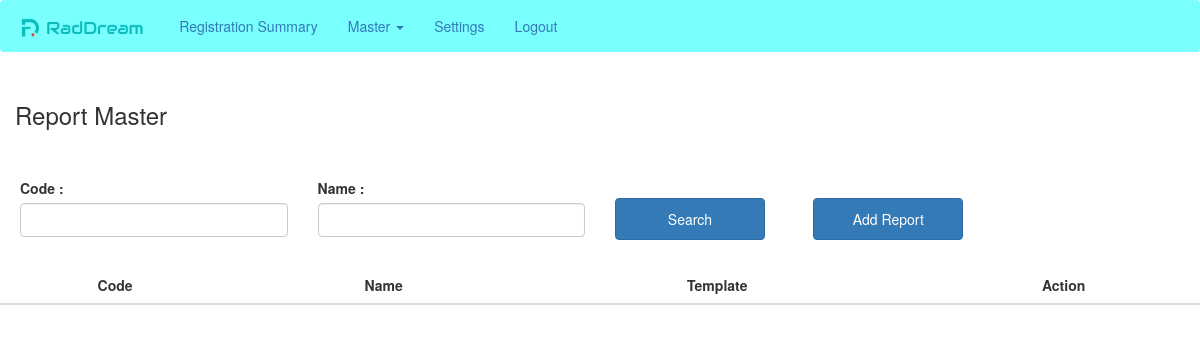
The app's page /reportmaster, older data.
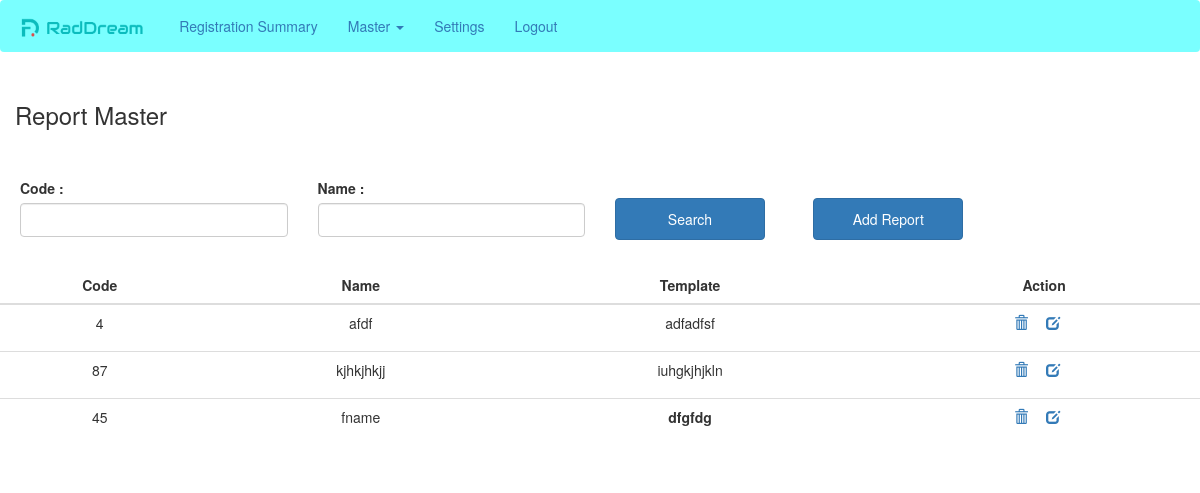
The same page, newer data.
### hospitalapp/models.py (models this page shows, shortened)
class Report_db(models.Model):
    Reportcode=models.IntegerField()
    ReportName=models.CharField(max_length=20)
    Template = RichTextField()

### hospitalapp/views.py (the view, shortened to what this page needs)
# urls.py: path('reportmaster',views.reportmaster_page,name='reportmaster'),
def reportmaster_page(request):
    obj=Report_db.objects.all()
    return render(request,'reportmaster.html',{'keys':obj})

### hospitalapp/templates/reportmaster.html (shortened to what this page needs)
{% extends 'base.html' %}
{% block content %}
<div class="row">
    <div class='col-md-3'>
        <h3>Report Master</h3>
    </div>
</div>
<div class="container">
    <div class="row">
        <form action="" method='post'>
        <div class="col-md-3">
            <div class="form-group">
                <label for="from">Code : </label>
                <input type="text" class="form-control" id="from" name='code'>
            </div>
        </div>
        <div class="col-md-3">
            <div class="form-group">
                <label for="to">Name : </label>
                <input type="text" class="form-control" id="to" name='name'>
            </div>
        </div>
        <div class="col-md-2">
            <br>
            <input type='submit' class='btn btn-primary addpatient-btn' value="Search">
        </div>
        <div class="col-md-2">
            <br>
            <a href="{% url 'addreport' %}"><button class='btn btn-primary addpatient-btn'>Add
                Report</button></a>
        </div>
        </form>
    </div>
</div>
</div>
<div class="row">
    <div class="table-responsive">
        <table class="table">
            <thead>
                <tr>
                    <th>Code</th>
                    <th>Name</th>
                    <th>Template</th>
                    <th>Action</th>
                </tr>
            </thead>
            <tbody>
                {% for detail in keys %}
                <tr>
                    <td>{{detail.Reportcode}}</td>
                    <td>{{detail.ReportName}}</td>
                    <td>{{detail.Template|safe}}</td>
                    <td>
                        <a href="{% url 'deletereport' code=detail.Reportcode %}"><span
                                class="glyphicon glyphicon-trash">&nbsp;</span></a>
                        <a href="{% url 'editreport' code=detail.Reportcode %}"><span
                                class="glyphicon glyphicon-edit">&nbsp;</span></a>
                    </td>
                </tr>
                {% endfor %}
            </tbody>
        </table>
    </div>
</div>
{% endblock%}

Row changes from the older to the newer data that the page shows:
added Report_db: Reportcode "4", ReportName "afdf", Template "adfadfsf"
added Report_db: Reportcode "87", ReportName "kjhkjhkjj", Template "iuhgkjhjkln"
added Report_db: Reportcode "45", ReportName "fname", Template "d fgfdg"
